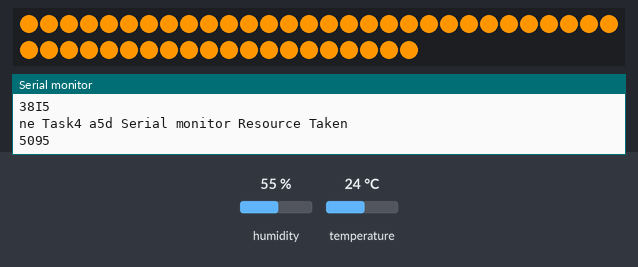
The sketch below on a simulated Arduino Uno, built with avr-gcc and run on an emulated ATmega328P. Parts: 50 RGB LEDs in strip order, left to right, continuing on the next row, the last lines printed to the serial monitor. The inputs (shaded band) are chosen by the test bench; at power-on: humidity 55 %, temperature 24 °C.

Above: at 0.27 s.
At 0.76 s:
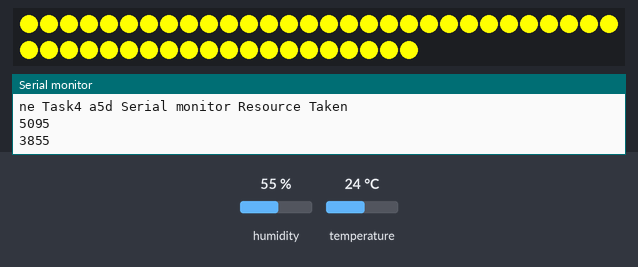
At 1.25 s:
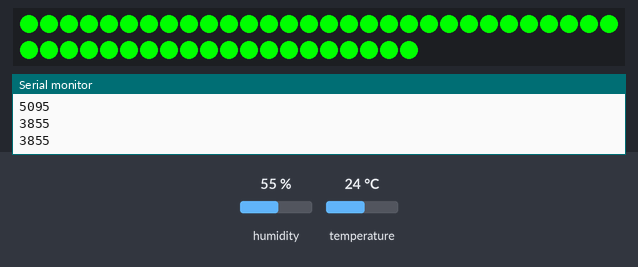
At 1.75 s:
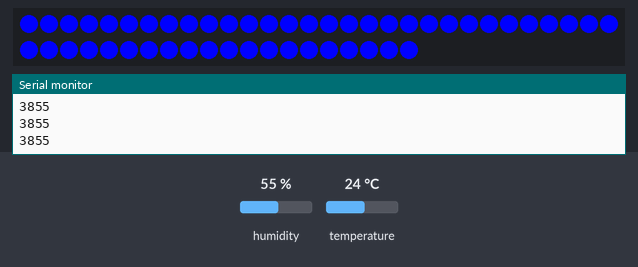
At 2.24 s:
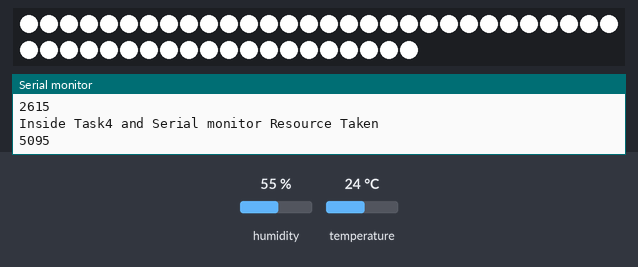
At 2.74 s:
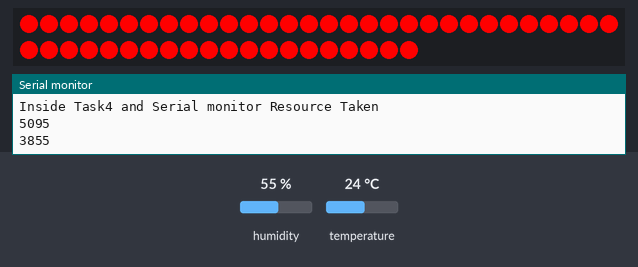

Measured:
- by itself, everything shown: repeats every 3.0 s, in 6 steps
- what the display in image 0 shows lasts 0.5 s, from 0.0 s to 0.5 s

The sketch:

dryer_proto_temp_test005.ino
```cpp
// #include <SoftwareSerial.h>
// #include "_config.h"
#include "ledControl.h"
#include "dhtControl.h"
#include "pidControl.h"
#include "ssrControl.h"

#include <Arduino_FreeRTOS.h>
#include <semphr.h>

#include "DHT_Async.h"
#define DHT_PIN 3
#define DHT_SENSOR_TYPE DHT_TYPE_11
DHT_Async dht_sensor(DHT_PIN, DHT_TYPE_11);

typedef long long ll;
typedef double ld;

/*

Default config::
  RGB_PIN 2
  DHT_PIN 3

*/

extern int __bss_end;
extern void *__brkval;

int memoryPrint() {
  int freeMemory;
  if ((int)__brkval == 0) freeMemory = ((int)&freeMemory) - ((int)&__bss_end);
  else freeMemory = ((int)&freeMemory) - ((int)&__brkval);
  return freeMemory;
}


int ledPin = 11;
extern int color;
float setPoint = 0, tempValue = 0, humiValue = 0;
PID temper_pid = PID();
bool t_valid = 0;

SemaphoreHandle_t xSemaphore = NULL;
// SemaphoreHandle_t xCountingSemaphore;

// void TaskDhtRead(void *pvParameters);
// void TaskPidControll(void *pvParameters);
void setup() {
  Serial.begin(9600);
  // pinMode(LED_BUILTIN, OUTPUT);
  // pinMode(ledPin, OUTPUT);

  dht::init();
  // delay(5);
  // humidity & temper sensor config
  rgb::init(50);
  // delay(50);/
  // led strip length config

  // ssr::init(8, 9, 10);

  temper_pid.init(.2, .1, .0005, 1e-4, .0);
  // // pid parameters setting
  // // pid.init(Kp, Ki, Kd, dt, low_limit, high_limit);
  // // high_limit's default value = 70.0'C
  setPoint = 50.0;

  t_valid = 0;

  // xSemaphore = xSemaphoreCreateMutex();
  // if (xSemaphore != NULL) {
  //   Serial.println("Mutex created");
  // }
  if ( xSemaphore == NULL ) { // Check to confirm that the Serial Semaphore has not already been created.
    xSemaphore = xSemaphoreCreateMutex();  // Create a mutex semaphore we will use to manage the Serial Port
    if ( ( xSemaphore ) != NULL ) xSemaphoreGive( ( xSemaphore ) );  // Make the Serial Port available for use, by "Giving" the Semaphore.
  }
  Serial.println("fuck");
  Serial.println(xTaskCreate(
    TaskDhtRead,
    "DhtRead",
    350,
    NULL,
    2,
    NULL
  ));

  Serial.println(xTaskCreate(
    TaskPidControll,
    "PidControll",
    250,
    NULL,
    1,
    NULL
  ));

  Serial.println(xTaskCreate(
    TaskRgbControll,
    "RgbControll",
    200,
    NULL,
    0,
    NULL
  ));

  Serial.println(xTaskCreate(
    TaskSsrControll,
    "SsrControll",
    200,
    NULL,
    2,
    NULL
  ));

  Serial.println("fuck");
  Serial.println(memoryPrint());
  // vTaskStartScheduler();
  // xCountingSemaphore = xSemaphoreCreateCounting(1,1);
  // xSemaphoreGive(xCountingSemaphore);
}

void loop() {
    // Data humitmp = dht::check();
    // tempValue = humitmp.temp;
    // Serial.println(tempValue);
}

void TaskDhtRead(void *pvParameters __attribute__((unused)) ) {
  // (void) pvParameters;
  TickType_t xLastWakeTime;
  const TickType_t xFreq = pdMS_TO_TICKS(2000);
  xLastWakeTime = xTaskGetTickCount();
  for (;;) {
    TickType_t xS, xE, xExc;
    xS = xTaskGetTickCount();
    if (xSemaphoreTake(xSemaphore, (TickType_t)10) == pdTRUE) {
      //Serial.println("Inside Task1 and Serial monitor Resource Taken");
      // Data humitmp = dht::check();
      // tempValue = humitmp.temp;
      t_valid = dht_sensor.measure(&tempValue, &humiValue);
      Serial.print("t_valid : ");
      Serial.println(t_valid);
      Serial.print("tempValue : ");
      Serial.println(tempValue);
      Serial.println(memoryPrint());
      xSemaphoreGive(xSemaphore);
    }
    xE = xTaskGetTickCount();
    xExc = xE - xS;
    // if (xExc < xFreq) vTaskDelayUntil(&xLastWakeTime, xFreq - xExc);
    // else xLastWakeTime = xE;
    Serial.println(memoryPrint());
    vTaskDelayUntil(&xLastWakeTime, pdMS_TO_TICKS(2000));
    //vTaskDelay(15);
  }
}

void TaskPidControll(void *pvParameters __attribute__((unused)) ) {
  // (void) pvParameters;
  TickType_t xLastWakeTime;
  const TickType_t xFreq = pdMS_TO_TICKS(2000);
  xLastWakeTime = xTaskGetTickCount();
  for (;;) {
    TickType_t xS, xE, xExc;
    if (xSemaphoreTake(xSemaphore, (TickType_t)10) == pdTRUE) {
      //Serial.println("Inside Task2 and Serial monitor Resource Taken");
      if (t_valid) {
        float t = temper_pid.pid_control(setPoint, tempValue);
        // Serial.println(temper_pid.pid_control(setPoint, tempValue));
        // bool f = dht_sensor.measure(&tempValue, &humiValue);
        Serial.println(t);
      }
      Serial.println(memoryPrint());
      xSemaphoreGive(xSemaphore);
    }
    xE = xTaskGetTickCount();
    xExc = xE - xS;
    // if (xExc < xFreq) vTaskDelayUntil(&xLastWakeTime, xFreq - xExc);
    // else xLastWakeTime = xE;
    Serial.println(memoryPrint());
    vTaskDelayUntil(&xLastWakeTime, pdMS_TO_TICKS(2000));
    //vTaskDelay(15);
  }
}

void TaskRgbControll(void *pvParameters __attribute__((unused)) ) {
  // (void) pvParameters;
  TickType_t xLastWakeTime;
  const TickType_t xFreq = pdMS_TO_TICKS(500);
  xLastWakeTime = xTaskGetTickCount();
  int col = 1;
  for (;;) {
    col = (col + 1) % 6;
    if (xSemaphoreTake(xSemaphore, (TickType_t)10) == pdTRUE) {
      //Serial.println("Inside Task3 and Serial monitor Resource Taken");
      rgb::fixed(col);
      xSemaphoreGive(xSemaphore);
    }
    Serial.println(memoryPrint());
    vTaskDelayUntil(&xLastWakeTime, xFreq);
  }
}

void TaskSsrControll(void *pvParameters __attribute__((unused)) ) {
  // (void) pvParameters;
  TickType_t xLastWakeTime;
  const TickType_t xFreq = pdMS_TO_TICKS(2000);
  xLastWakeTime = xTaskGetTickCount();
  for (;;) {
    if (xSemaphoreTake(xSemaphore, (TickType_t)10) == pdTRUE) {
      Serial.println("Inside Task4 and Serial monitor Resource Taken");
      // ssr::fan_control(50);
      // ssr::ptc_control(50);
      xSemaphoreGive(xSemaphore);
    }
    Serial.println(memoryPrint());
    vTaskDelayUntil(&xLastWakeTime, xFreq);
  }
}

// void loop() {
//   if(Serial.available()) {
//     Serial.println("ssibal");
//     // char c = Serial.read();
//     color += Serial.parseInt();
//     Serial.println(color);
//     return;
//     delay(10);
//   }
//   Serial.flush();
//   Serial.println(color);
//   temper_pid.DEBUG();
//   ld ans = temper_pid.pid_control(50, 30);
//   Serial.println(ans);

//   delay(200);
// }
```

dhtControl.cpp
```cpp
#ifndef _DHT_CONTROL_SOURCE_
#define _DHT_CONTROL_SOURCE_

#include "dhtControl.h"
#include "DHT_Async.h"

DHT_Async dht11(DHT_PIN, DHT_TYPE_11);

void dht::init() {
  // dht11.begin();
  Serial.println("DHT11 initialized.");
  return;
}

Data dht::check(bool f) {
  float h = 0, t = 0, tf = 0;
  // h = dht11.readHumidity();
  // t = dht11.readTemperature();
  dht11.measure(&t, &h);
  // tf = dht11.computeHeatIndex(t, h, false);
  // Serial.print(h);
  // Serial.print(" ");
  // Serial.print(t);
  // Serial.print(" ");
  // Serial.println(tf);
  if (f) return Data(h, tf);
  return Data(h, t);
}

#endif
```

dhtControl.h
```cpp
#ifndef _DHT_CONTROL_H_
#define _DHT_CONTROL_H_

#include <Arduino.h>

#define DHT_PIN 3
#define DHT_SENSOR_TYPE DHT_TYPE_11

struct Data {
  float humi, temp;
  Data(float h = 0, float t = 0) : humi(h), temp(t) {}
};

namespace dht {
  void init();
  Data check(bool f = 0);
};

#endif
```

ledControl.cpp
```cpp
#ifndef _LED_CONTROL_SOURCE_
#define _LED_CONTROL_SOURCE_

#include "ledControl.h"
#include <FastLED.h>

CRGB leds[50];

int RGB_NUM;
int color = 0;

void rgb::init(int rgb_num) {
  RGB_NUM = rgb_num;
  FastLED.addLeds<WS2812, RGB_PIN, GRB>(leds, 50);
  return;
}

void rgb::fixed(int color) {
  for (int i = 0; i < RGB_NUM; i++) {
    if (color == 1) leds[i] = RED_COLOR;
    else if (color == 2) leds[i] = ORANGE_COLOR;
    else if (color == 3) leds[i] = YELLOW_COLOR;
    else if (color == 4) leds[i] = GREEN_COLOR;
    else if (color == 5) leds[i] = BLUE_COLOR;
    else leds[i] = CRGB(255, 255, 255);
  }
  FastLED.show();
  return;
}

#endif
```

ledControl.h
```cpp
#ifndef _LED_CONTROL_H_
#define _LED_CONTROL_H_

#include <Arduino.h>

#define RED 1
#define ORANGE 2
#define YELLOW 3
#define GREEN 4
#define BLUE 5

#define RED_COLOR CRGB(255, 0, 0)
#define ORANGE_COLOR CRGB(255, 150, 0)
#define YELLOW_COLOR CRGB(255, 255, 0)
#define GREEN_COLOR CRGB(0, 255, 0)
#define BLUE_COLOR CRGB(0, 0, 255)

#define RGB_PIN 2
extern int RGB_NUM;

namespace rgb {
  void init(int rgb_num);
  void fixed(int color);
}

#endif
```

pidControl.cpp
```cpp
#ifndef _PID_SOURCE_
#define _PID_SOURCE_

#include "pidControl.h"

ld heat(ld x[], ld t, ld Q) {
    ld Ta = 23 + 273.15;           //K
    ld U = 10.0;                   //W/m^2-K
    ld m = 4.0 / 1000.0;           //kg
    ld Cp = 0.5 * 1000.0;          //J/kg-K
    ld A = 12.0 / (100.0 * 100.0); //Area in m^2
    ld alpha = 0.01;               //W / % heater
    ld eps = 0.9;                  //Emissivity
    ld sigma = 5.67e-8;            //Stefan-Boltzman

    //Temperature State
    ld T = x[0];
    ld TA = Ta * Ta * Ta * Ta;
    ld TT = T * T * T * T;

    //Nonlinear Energy Balance
    ld dTdt = (1.0/(m*Cp)) * (U*A*(Ta-T) + eps * sigma * A * (TA - TT) + alpha*Q);
    return dTdt;
}

PID::PID(ld kp, ld ki, ld kd, ld dt, ld lo, ld hi) : params(kp, ki, kd, dt, lo, hi) {
  integral = 0;
  prev_err = 0;
  derivative = 0;
}

void PID::init(ld kp, ld ki, ld kd, ld dt, ld lo, ld hi) {
  params = gain(kp, ki, kd, dt, lo, hi);
  integral = 0;
  prev_err = 0;
  derivative = 0;
}

ld PID::pid_converter(ld output) {
  ld Coef = 1.0;
  return output * Coef;
}

ld PID::pid_control(ld setpoint, ld pv) {
  ld& Kp = params.Kp, Ki = params.Ki, Kd = params.Kd;
  ld& dt = params.dt, lo = params.low_limit, hi = params.high_limit;

  ld err = setpoint - pv;

  integral += err * dt;
  derivative = (err - prev_err) / dt;

  ld Pout = Kp * err;//proportional term
  ld Iout = Ki * integral;//integral term
  ld Dout = Kd * derivative;//derivative term
  ld output = Pout + Iout + Dout;//total output
  // Serial.print("P : ");
  // Serial.print(Pout);
  // Serial.print(" I : ");
  // Serial.print(Iout);
  Serial.print(" D : ");
  Serial.println(Dout);
  // Serial.print("output : ");
  // Serial.println(output);
  //restrict to max/min
  if( output > hi ) output = hi;
  else if( output < lo ) output = lo;
  Serial.print("output : ");
  Serial.println(output);
  prev_err = err;//save error to previous error

  return pid_converter(output);
}

void PID::DEBUG() {
  Serial.print("Debug:: Kp: ");
  Serial.print(params.Kp);
  Serial.print(" Ki: ");
  Serial.print(params.Ki);
  Serial.print(" Kd: ");
  Serial.print(params.Kd);
  Serial.print(" dt: ");
  Serial.print(params.dt);
  Serial.print(" lo: ");
  Serial.print(params.low_limit);
  Serial.print(" hi: ");
  Serial.print(params.high_limit);
  Serial.print(" integ: ");
  Serial.print(integral);
  Serial.print(" prev_err: ");
  Serial.println(prev_err);
  return;
}

#endif
```

pidControl.h
```cpp
#ifndef _PID_H_
#define _PID_H_

#include <Arduino.h>
#include "_config.h"

ld heat(ld x[], ld t, ld Q);

class PID {
public:
  struct gain {
    ld Kp, Ki, Kd, dt, low_limit, high_limit;
    gain(ld kp = 0, ld ki = 0, ld kd = 0, ld dt = 0, ld lo = 0, ld hi = 0) :
    Kp(kp), Ki(ki), Kd(kd), dt(dt), low_limit(lo), high_limit(hi) {}
  };

  gain params;
  ld integral;
  ld prev_err;
  ld derivative;

  PID(ld kp = 2., ld ki = .1, ld kd = .01, ld dt = 1e-4, ld lo = 20., ld hi = 70.);
  void init(ld kp = 2., ld ki = .1, ld kd = .01, ld dt = 1e-4, ld lo = 20., ld hi = 70.);
  ld pid_converter(ld output);
  ld pid_control(ld setpoint, ld pv);
  void DEBUG();

  //~PID();
};

#endif
```

ssrControl.cpp
```cpp
#include "Arduino.h"
#ifndef _SSR_SOURCE_
#define _SSR_SOURCE_

int htpmp = 8, ptc = 9, fan = 10;

#include "ssrControl.h"

void ssr::init(int heatpump_, int ptc_, int fan_) {
  htpmp = heatpump_;
  ptc = ptc_;
  fan = fan_;
  pinMode(htpmp, OUTPUT);
  pinMode(ptc, OUTPUT);
  pinMode(fan, OUTPUT);
}

void ssr::ptc_control(int w) {//PID control
  /*

  transfer fn'

  */
  int x = map(w, 0, 0, 100, 255);
  analogWrite(ptc, x);
}

void ssr::heatpump_control(int w) {//ON/OFF control
  /*

  transfer fn'

  */
  int x = (w > 50) * 5;
  digitalWrite(htpmp, x);
}

void ssr::fan_control(int w) {
  /*

  transfer fn'

  */
  int x = map(w, 0, 0, 100, 255);
  analogWrite(ptc, x);
}

#endif
```

ssrControl.h
```cpp
#ifndef _SSR_H_
#define _SSR_H_

#include <Arduino.h>
#include "_config.h"

namespace ssr {
  void init(int heatpump_, int ptc_, int fan_);
  void ptc_control(int w);
  void heatpump_control(int w);
  void fan_control(int w);
}

#endif
```

_config.h
```cpp
#ifndef _CONFIG_H_
#define _CONFIG_H_

#include <Arduino.h>
#include <stdio.h>
#include <math.h>
#include <SoftwareSerial.h>

typedef long long ll;
typedef double ld;

#endif
```
